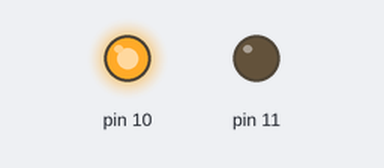
This sketch was run on a simulated Arduino Uno, built with avr-gcc and run on an emulated ATmega328P. Shown: output pins drawn as LEDs (lit = HIGH).

Above: at 0.1 s.
Timing chart, 0 to 1.6 s (numbered marks = the images above):
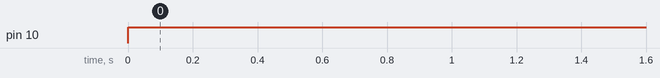

The sketch:

sketch_jul19c.ino
```cpp
void setup() {
pinMode(10, OUTPUT);
pinMode(11, OUTPUT);
}

void loop() {
  digitalWrite(10, HIGH);

}
```

Measured:
- by itself, pin 10: LOW → HIGH at 0.00 s
